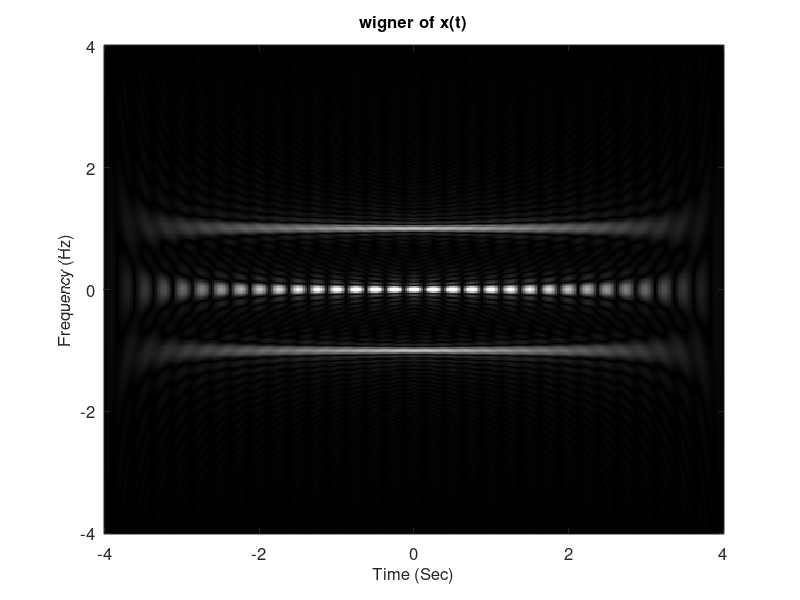

Write the MATLAB code that produced this figure.
%% input

t_start = -4;
t_end = 4;
f_start = -4;
f_end = 4;
dt = 1/50;
df = 1/50;

n = t_start/dt:1:t_end/dt;
m = f_start/df:1:f_end/df;
n1 = n(1);
n2 = n(end);
N = 1/dt/df/2;
size_n = length(n);
size_m = length(m);

x = cos(2 * pi * n * dt);
x_star = conj(x);

%% calculation

Wx = zeros(size_m, size_n);

for n0 = n
    c = zeros(1,N);
    Q = min(n2-n0,n0-n1);
    for q = 0:2*Q
        c(q+1) = x(n0+q-Q-n1+1) * x_star(n0-q+Q-n1+1);
    end
    C = fft(c, N);
    Wx(:,n0-n1+1) = 2 * dt * exp(1i * 2 * pi * m * Q / N) .* C(round(mod(m,N))+1);
end

%% plot
figure
Cc = 400;
image(n*dt, m*df, abs(Wx)/max(max(abs(Wx)))*Cc)   % C 是一個常數，我習慣選 C=400
% 或 image(t, f, abs(y)/max(max(abs(y)))*C) 
colormap(gray(256))         % 變成 gray-level 的圖
set(gca,'Ydir','normal')    % 若沒這一行, y-axis 的方向是倒過來的

set(gca,'Fontsize',12)        % 改變橫縱軸數值的 font sizes 
xlabel('Time (Sec)','Fontsize',12)             % x-axis
ylabel('Frequency (Hz)','Fontsize',12)      % y-axis
title('wigner of x(t)','Fontsize',12)              % title

